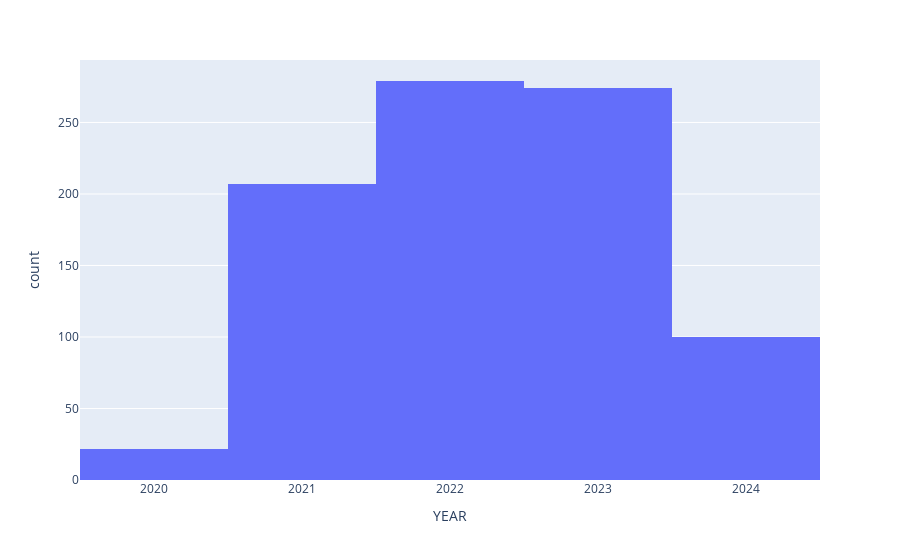

Notebook code cell kept with this figure:
### Markdown cell above
**Review of the original data set**

Then downloaded the original dataset from himalayandatabase.com/index.html and downloaded zip file from the website. 

The

### Code cell
import plotly.express as px

fig = px.histogram(df, x="YEAR")
fig.show()

### Figure 1 — Plotly figure (JSON) as saved in the notebook; plotly's stock layout.template omitted (floating-point values rounded to 4 significant figures; data arrays with more than 128 entries replaced by an {"elided": "..."} marker saying what was removed)
{"data": [{"bingroup": "x", "hovertemplate": "YEAR=%{x}<br>count=%{y}<extra></extra>", "legendgroup": "", "marker": {"color": "#636efa", "pattern": {"shape": ""}}, "name": "", "orientation": "v", "showlegend": false, "type": "histogram", "x": {"elided": "882 int values"}, "xaxis": "x", "yaxis": "y"}], "layout": {"barmode": "relative", "legend": {"tracegroupgap": 0}, "margin": {"t": 60}, "xaxis": {"anchor": "y", "domain": [0, 1], "title": {"text": "YEAR"}}, "yaxis": {"anchor": "x", "domain": [0, 1], "title": {"text": "count"}}}}
